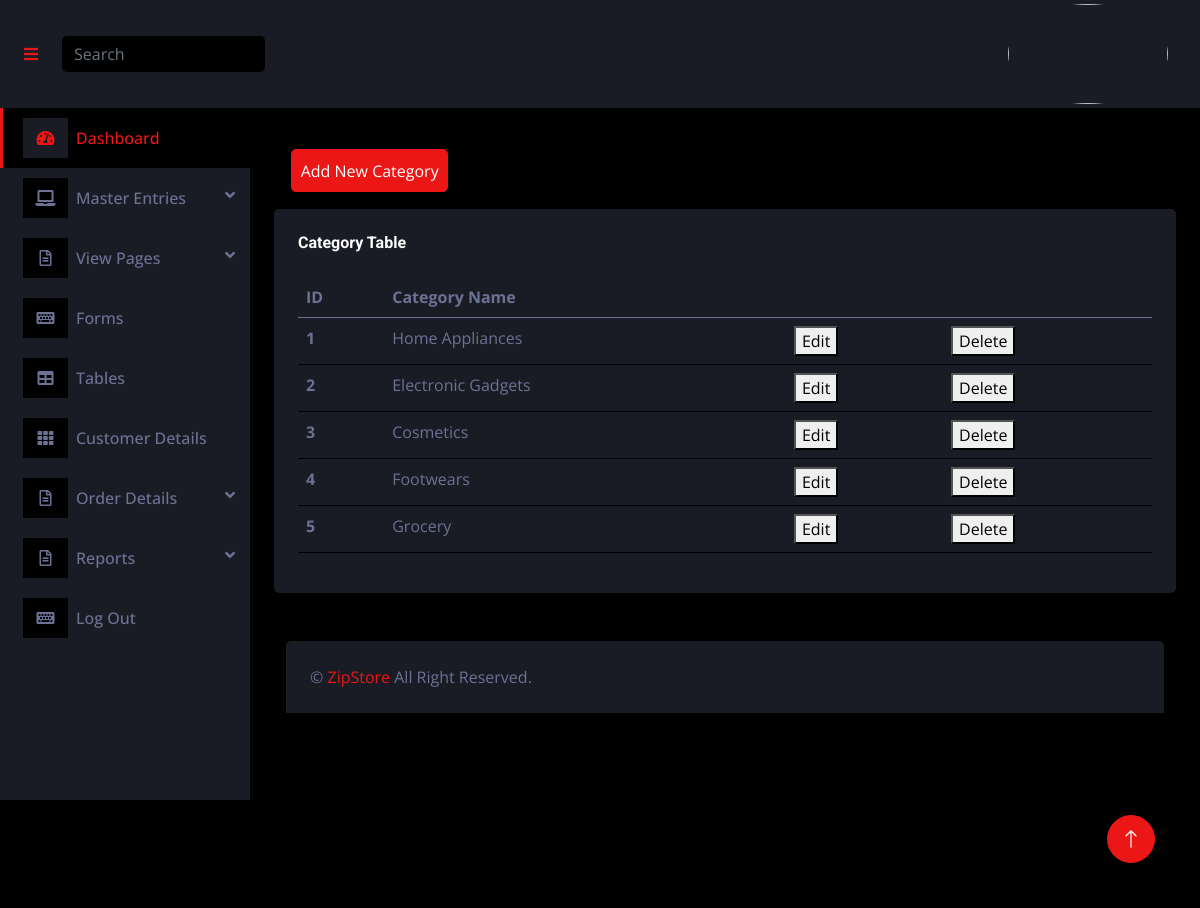
Screenshot of /admin/tbl_category.php with the database file from the repository.
### tables this page shows
CREATE TABLE `tbl_category` (
  `category_id` int(11) NOT NULL,
  `category_name` varchar(100) NOT NULL
);

### admin/tbl_category.php (the view)
<?php
include('header.php')
?>
<div class="container-fluid pt-4 px-4">
<a href = "category.php"><button style = padding:1ex;margin:2ex; class="btn btn-primary">Add New Category</button></a>
                <div class="row g-4">
                <div class="col-12">
                        <div class="bg-secondary rounded h-100 p-4">
                            <h6 class="mb-4">Category Table</h6>
                            <div class="table-responsive">
                            <table class="table table-hover">
                                <thead>
                                    <tr>
                                        <th scope="col">ID</th>
                                        <th scope="col">Category Name</th>
                                        <th scope="col"></th>
                                        <th scope="col"></th>
                                    </tr>
                                </thead>
                                <tbody>
                                    <?php
                                    include('config.php');
                                    $sql = "SELECT * FROM `tbl_category`";
                                    $result = mysqli_query($conn,$sql);
                                    $s = 1;
                                    while($display = mysqli_fetch_array($result)){
                                    ?>
                                    <tr>
                                        <th scope="row"><?php echo $s++ ?></th>
                                        <td><?php echo $display[1]?></td>
                                        <td><a href="edit.php?editid=<?php echo $display[0]?>"><button>Edit</button></a></td>
                                        <td><a href="delete.php?deleteid=<?php echo $display[0]?>"><button>Delete</button></a></td>
                                    </tr>
                                    <?php
                                    }
                                    ?>
                                </tbody>
                            </table>
                            </div>
                        </div>
                    </div>
                    <?php
                    include('footer.php')
                    ?>

### css/style.css (style rules this page uses)
:root { --primary: #EB1616; --secondary: #191C24; --light: #6C7293; --dark: #000000; }
.btn { transition: .5s; }

### admin/header.php (style rules this page uses)
:root { --primary: #EB1616; --secondary: #191C24; --light: #6C7293; --dark: #000000; }
.btn { transition: .5s; }

### rows the page displays
tbl_category: category_name "Home Appliances"
tbl_category: category_name "Electronic Gadgets"
tbl_category: category_name "Cosmetics"
tbl_category: category_name "Footwears"
tbl_category: category_name "Grocery"
